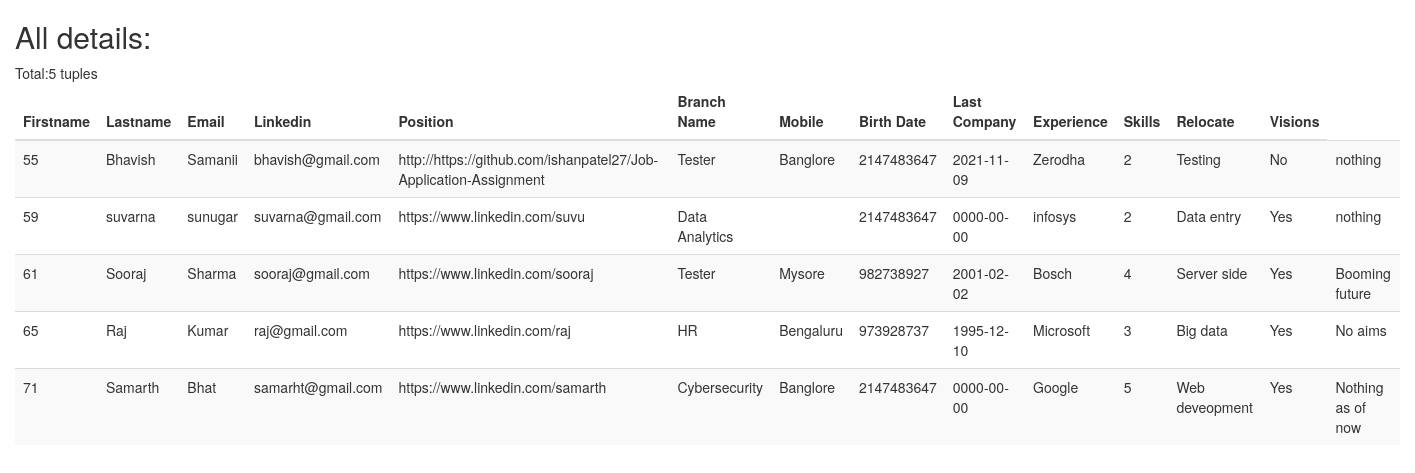
Before: /tables/alltables.php with the older database file.
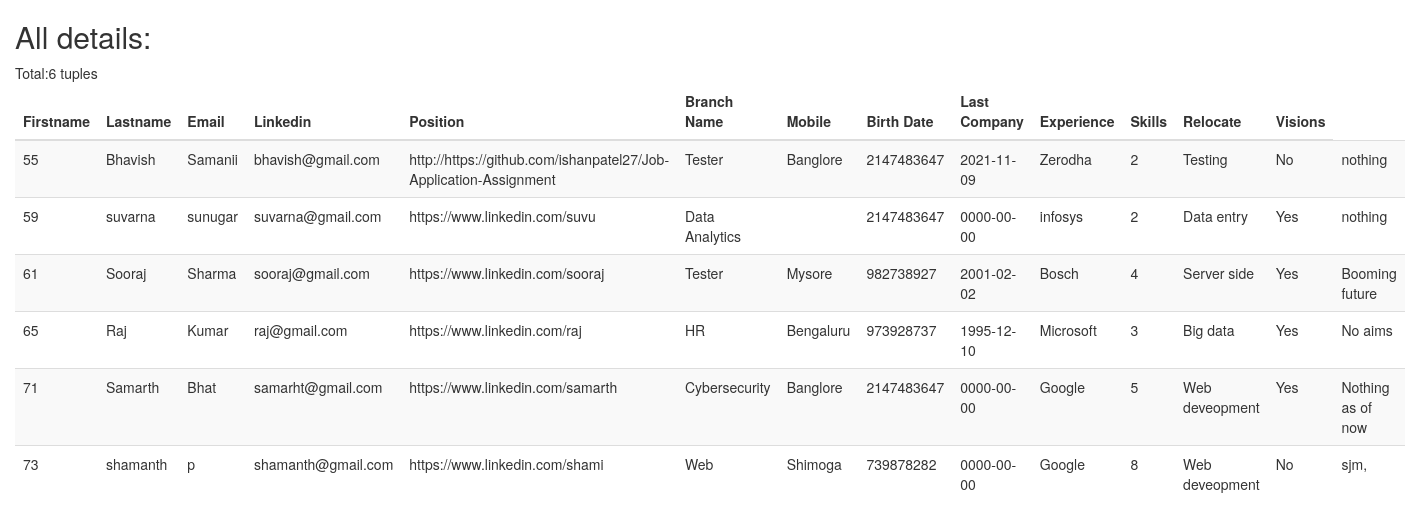
After: the same page with the newer database file.
### tables this page shows
CREATE TABLE `submissions` (
  `id` int(11) NOT NULL,
  `fname` varchar(100) DEFAULT NULL,
  `lname` varchar(100) DEFAULT NULL,
  `email` varchar(100) NOT NULL,
  `linkedin` varchar(100) DEFAULT NULL,
  `position` varchar(100) DEFAULT NULL,
  `branch` varchar(100) DEFAULT NULL,
  `relocate` varchar(10) DEFAULT NULL,
  `date` date NOT NULL DEFAULT current_timestamp()
);

CREATE TABLE `locate` (
  `id` int(11) NOT NULL,
  `name` varchar(100) NOT NULL,
  `branch` varchar(100) NOT NULL,
  `position` varchar(100) NOT NULL,
  `mobile` int(11) NOT NULL
);

CREATE TABLE `applicant` (
  `id` int(11) NOT NULL,
  `name` varchar(100) NOT NULL,
  `email` varchar(100) DEFAULT NULL,
  `mobile` int(11) NOT NULL,
  `dob` date NOT NULL DEFAULT current_timestamp()
);

CREATE TABLE `background` (
  `id` int(11) NOT NULL,
  `name` varchar(100) NOT NULL,
  `lwc` varchar(100) NOT NULL,
  `xp` int(11) NOT NULL,
  `skill` varchar(100) NOT NULL
);

CREATE TABLE `visions` (
  `id` int(11) NOT NULL,
  `name` varchar(100) NOT NULL,
  `vision` text NOT NULL,
  `skills` varchar(100) NOT NULL
);

### tables/alltables.php (the view, shortened to what this page needs)
<?php
$link=new mysqli("localhost","root","","jobapp1");
?>
<!DOCTYPE html>
<html lang="en">
<head>
    <link rel="stylesheet" href="https://maxcdn.bootstrapcdn.com/bootstrap/3.4.1/css/bootstrap.min.css">
</head>
<body>
<div class="col-md-12 ">
<h2>All details:</h2>
<table class="table table-striped table-hover  table-responsive">
    <thead>
      <tr>
        <th>Firstname</th>
        <th>Lastname</th>
        <th>Email</th>
        <th>Linkedin</th>
        <th>Position</th>
        <th>Branch Name</th>
        <th>Mobile</th>
        <th>Birth Date</th>
        <th>Last Company</th>
        <th>Experience</th>
        <th>Skills</th>
        <th>Relocate</th>
        <th>Visions</th>
      </tr>
    </thead>
    <tbody>
<?php
    $res = mysqli_query($link, "SELECT s.id, s.fname,s.lname,s.email,s.linkedin,s.position,s.branch,s.relocate,a.dob,b.lwc,b.xp,b.skill,
    l.mobile,v.vision from submissions s,applicant a,`locate` l,background b,visions v where s.fname=a.name and s.fname=l.name and s.fname=b.name and s.fname=v.name and s.id=a.id;");
    while($row=mysqli_fetch_array($res))
    {
        echo "<tr>";
        echo "<td>"; echo $row["id"]; echo "</td>";
        echo "<td>"; echo $row["fname"]; echo "</td>";
        echo "<td>"; echo $row["lname"]; echo "</td>";
        echo "<td>"; echo $row["email"]; echo "</td>";
        echo "<td>"; echo $row["linkedin"]; echo "</td>";
        echo "<td>"; echo $row["position"]; echo "</td>";
        echo "<td>"; echo $row["branch"]; echo "</td>";
        echo "<td>"; echo $row["mobile"]; echo "</td>";
        echo "<td>"; echo $row["dob"]; echo "</td>";
        echo "<td>"; echo $row["lwc"]; echo "</td>";
        echo "<td>"; echo $row["xp"]; echo "</td>";
        echo "<td>"; echo $row["skill"]; echo "</td>";
        echo "<td>"; echo $row["relocate"]; echo "</td>";
        echo "<td>"; echo $row["vision"]; echo "</td>";
        echo "</tr>";
    }
?>
    </tbody>
  </table>
</body>
</html>

Changed rows visible on the page:
added submissions: id "73", fname "shamanth", lname "p", email "shamanth@gmail.com", linkedin "https://www.linkedin.com/shami", position "Web", branch "Shimoga", locate.mobile "739878282", applicant.dob "0000-00-00", background.lwc "Google", background.xp "8", background.skill "Web deveopment", relocate "No", visions.vision "sjm,"
Other visible differences:
text written by a page script: "Total:5 tuples" → "Total:6 tuples"
